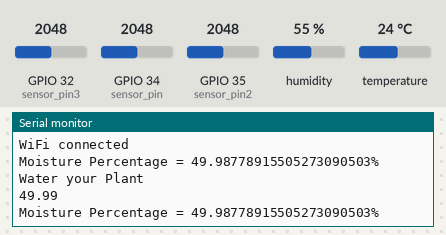
Simulated run of this sketch. Board: ESP32. On the bench: the last lines printed to the serial monitor. The test bench sets the inputs (shaded band); at power-on: GPIO 34 (sensor_pin) = 2048, GPIO 35 (sensor_pin2) = 2048, GPIO 32 (sensor_pin3) = 2048, humidity 55 %, temperature 24 °C. WiFi joins after 1.5 s; servers stay silent unless stated.

Above: at 3.0 s.
3.1 s: GPIO 34 (sensor_pin) set to 2866
At 4.4 s:
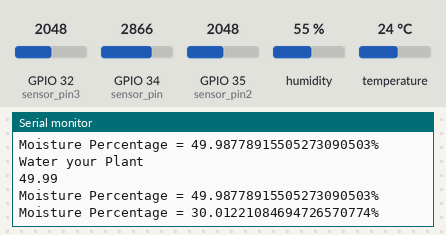
4.6 s: GPIO 35 (sensor_pin2) set to 2866
At 5.3 s:
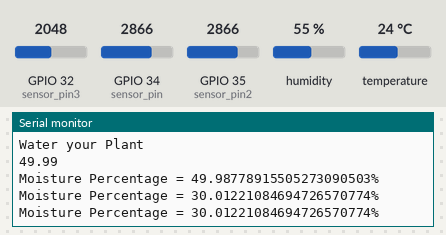
6.1 s: GPIO 34 (sensor_pin) set to 3972
At 7.4 s:
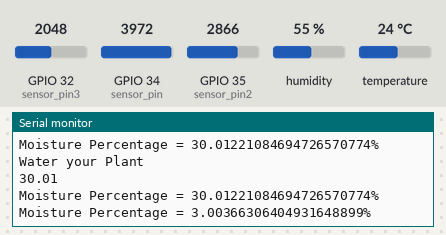
7.6 s: GPIO 32 (sensor_pin3) set to 3972
At 9.0 s:
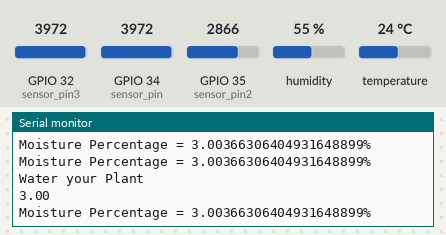
9.1 s: GPIO 35 (sensor_pin2) set to 3972
At 10.7 s:
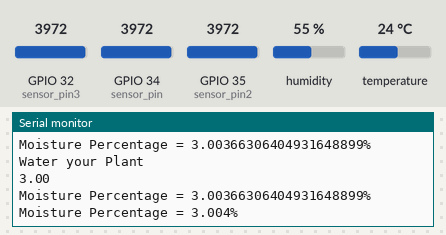
Timing chart, 0 to 11.6 s (numbered marks = the images above; inputs shaded):
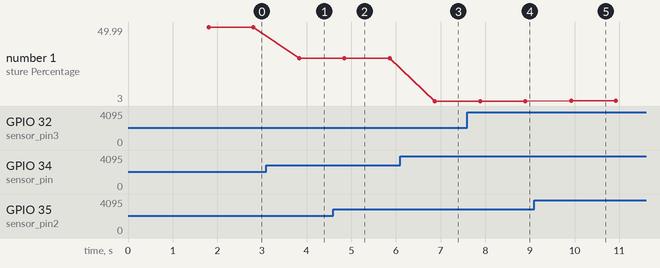

Measured:
- after the input at 3.1 s, the serial monitor: prints a new line after 0.74 s (image 1)
- after the input at 6.1 s, the serial monitor: prints a new line after 0.77 s (image 3)
- after the input at 7.6 s, the serial monitor: prints a new line after 1.3 s (image 4)
- after the input at 9.1 s, the serial monitor: prints a new line after 0.82 s (image 5)
- plotted number 1: 49.99 → 30.01 after the input at 3.1 s, 30.01 → 3 after the input at 6.1 s, 3 → 3 after the input at 9.1 s

The sketch:

esp32_blynk.ino
```cpp
#define BLYNK_PRINT Serial
#include <WiFi.h>
#include <WiFiClient.h>
#include <BlynkSimpleEsp32.h>
#include <DHT.h>
#include "DHT.h"

#define DHTPIN 19
#define DHTTYPE DHT11

const int sensor_pin = 34;
const int sensor_pin2 = 35;
const int sensor_pin3 = 32;
bool l = true;
bool i = true;
bool j = true;


DHT dht(DHTPIN, DHTTYPE);
BlynkTimer timer;


char auth[] = "";       // You should get Auth Token in the Blynk App.
char ssid[] = "";
char pass[] = "";

void sendSensor1()
{
  float h = dht.readHumidity();
  float t = dht.readTemperature(); // or dht.readTemperature(true) for Fahrenheit

  if (isnan(h) || isnan(t)) {
    Serial.println("Failed to read from DHT sensor!");
    return;
  }
  // You can send any value at any time.
  // Please don't send more that 10 values per second.

  Blynk.virtualWrite(V6, t);
  Blynk.virtualWrite(V5, h);

}

void setup() {
  Serial.begin(9600);
  Serial.println("WiFi connected");
  Blynk.begin();

dht.begin();
timer.setInterval(2000L, sendSensor1);

}


void loop() {

  Blynk.run();
  timer.run();

  float moisture_percentage;
  float moisture_percentage2;
  float moisture_percentage3;
  int sensor_analog;
  int sensor_analog2;
  int sensor_analog3;
  sensor_analog = analogRead(sensor_pin);
  sensor_analog2 = analogRead(sensor_pin2);
  sensor_analog3 = analogRead(sensor_pin3);
  moisture_percentage = ( 100 - ( (sensor_analog / 4095.00) * 100 ) );
  moisture_percentage2 = ( 100 - ( (sensor_analog2 / 4095.00) * 100 ) );
  moisture_percentage3 = ( 100 - ( (sensor_analog3 / 4095.00) * 100 ) );


  Serial.print("Moisture Percentage = ");
  Serial.print(moisture_percentage, moisture_percentage2);
  Serial.print("%\n\n");
  delay(1000);

  if ((moisture_percentage <= 60) && (l == true))

  {
    Blynk.notify("Water Plant 1");
    Serial.println("Water your Plant");
    l = false;
    Serial.println(moisture_percentage);
  }

  if (moisture_percentage > 88)
  {
    l = true;
  }

  if ((moisture_percentage2 <= 40) && (i == true))

  {
    Blynk.notify("Water Plant 2");
    Serial.println("Water your Plant");
    i = false;
    Serial.println(moisture_percentage);
  }

  if (moisture_percentage2 > 70)
  {
    i = true;
  }

  if ((moisture_percentage3 <= 20) && (j == true))

  {
    Blynk.notify("Water Plant 3");
    Serial.println("Water your Plant");
    j = false;
    Serial.println(moisture_percentage);
  }

  if (moisture_percentage3 > 40)
  {
    j = true;
  }


}
```
